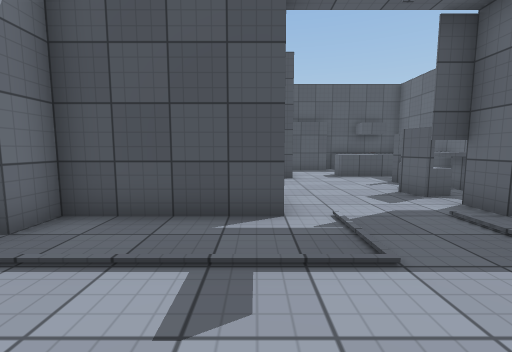
View 1 (above)

19 first-person views from a walk through a 3-D level made in the Unity game engine. The camera is 1.2 m above the floor, tilts 6° down and sees 90° across. Doors are open. The floor is counted in squares, 1 m on a side. Each view is taken from the middle of a square. On the plan, view 1 faces up. The plan holds only what a view shows up to about 12 squares ahead; the rest is blank. The place goes on beyond the plan. The player character is not drawn. Some surface patterns are stand-ins.

View 2
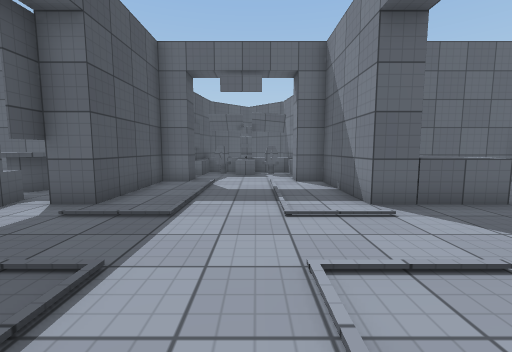

View 3
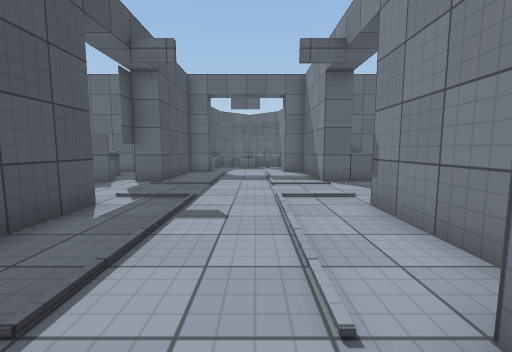

View 4
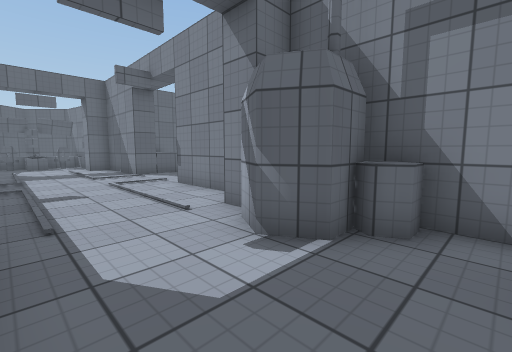

View 5
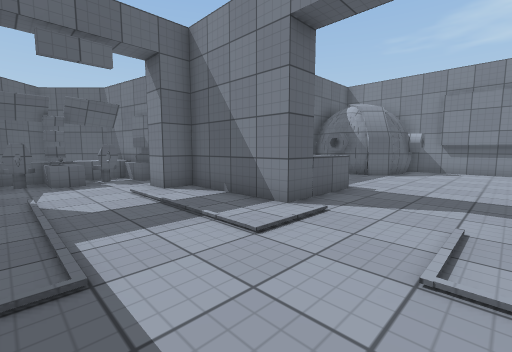

View 6
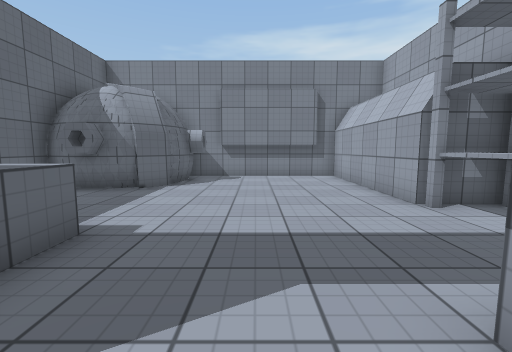

View 7
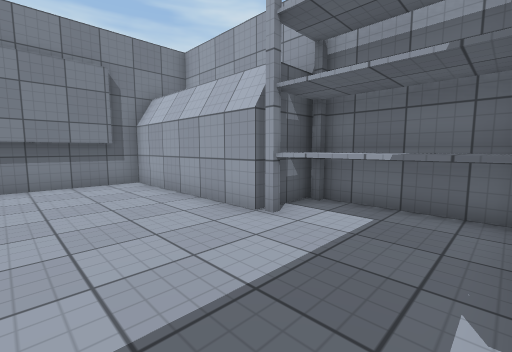

View 8
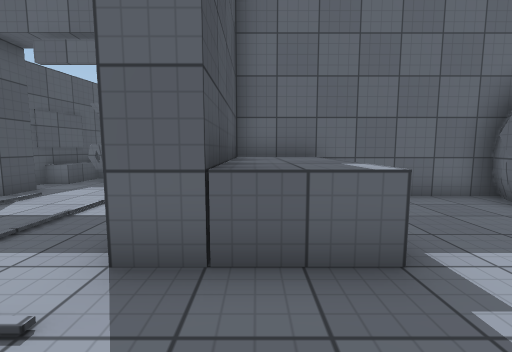

View 9
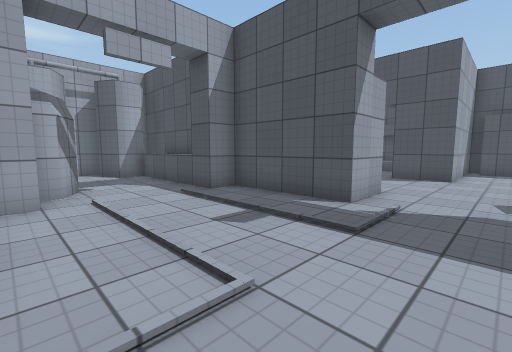

View 10
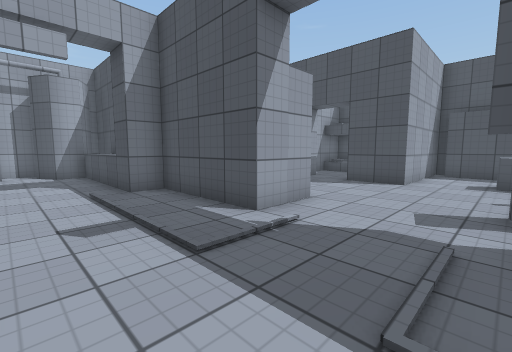

View 11
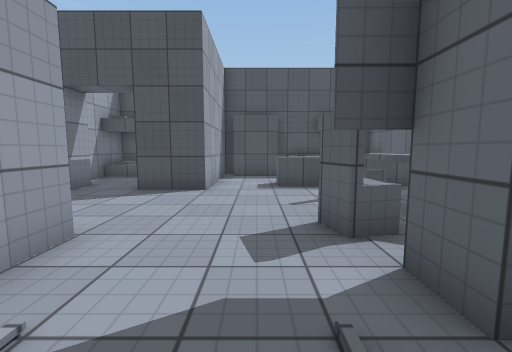

View 12
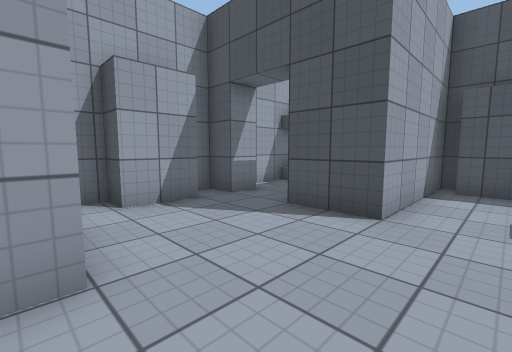

View 13
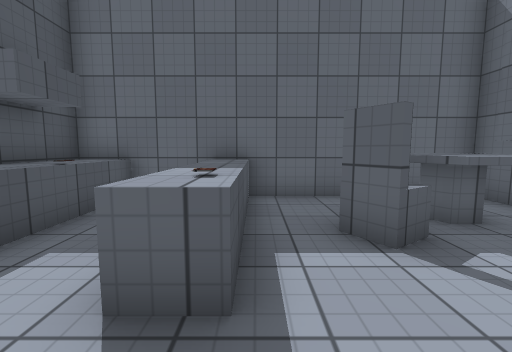

View 14
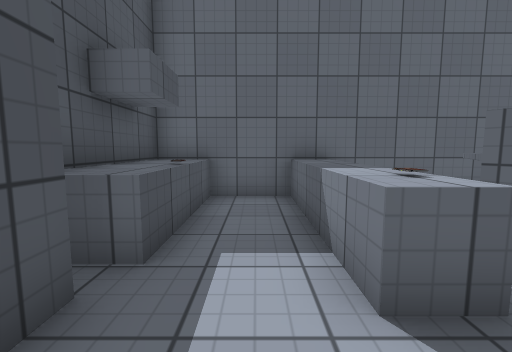

View 15
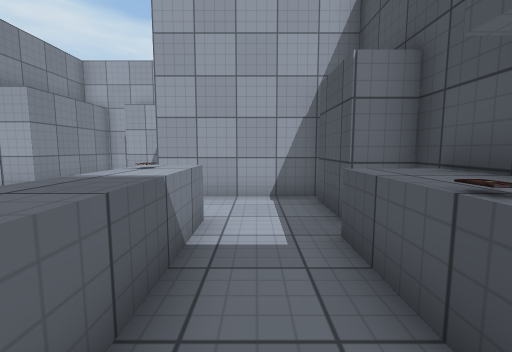

View 16
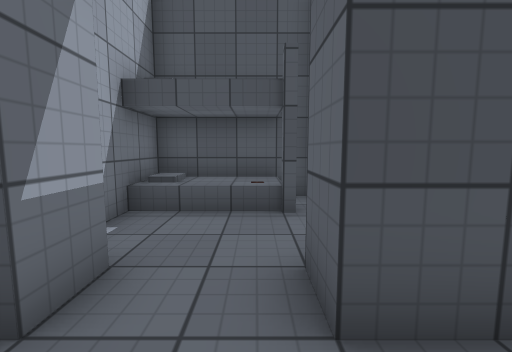

View 17
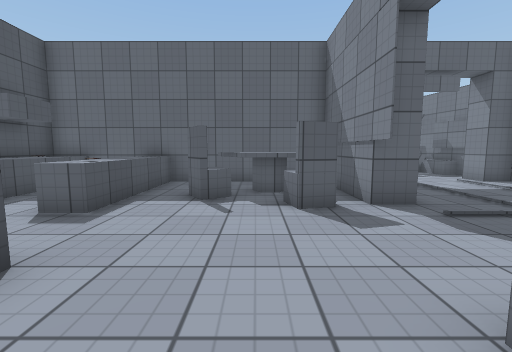

View 18
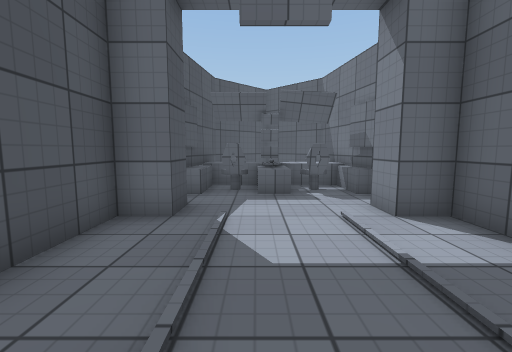

View 19
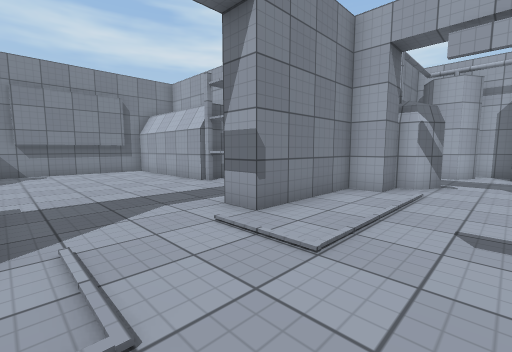

### Floor plan
Key: @ floor where view 1 was taken; # wall or solid block; x gap in a wall; . floor; D open door; = window, fence, low wall or low ledge; ^ raised ledge; O other object.
Columns run from 9 left of view 1 to 13 right of it. Each row starts with its distance up from view 1.
 16      ####    ######
 15      #O  #####^^^^#
 14      #OOOO#...^OO^#
 13      #....#.......#
 12      #....#..OO^^^#
 11      #DDD##..OO^^^#
 10      #........##. #
  9      ##.......#=^ #
  8      ##.......^^^^#
  7      #........^^^ #
  6      #####....## .#
  5 ##########DDDD#####
  4 #^^^^#............#.###
  3 #....D............D.x^^
  2 #....D............D.^^^
  1 #....D............D.^^^
  0 #..##D...@........D.x^#
 -1  .^###............#.###
 -2  #########DDDD#####
 -3      #OO......^^^^#
 -4      #OO......^^^^#
 -5      #OO........  #
 -6      #OO......... #
 -7      ###..........#
 -8        #..........#
 -9        #......#####
-10        #......#
-11        #.....##
-12        #.######
-13        ####

Positions as (right, up) in squares from view 1, and headings:
1: (0, 0), facing up
2: (-1, 1), facing right
3: (-5, 1), facing right
4: (-8, 3), facing down-right
5: (1, 3), facing down-right
6: (2, -1), facing down
7: (2, -3), facing down-left
8: (2, -3), facing right
9: (3, -1), facing up-left
10: (4, 1), facing up-left
11: (3, 3), facing up
12: (3, 6), facing up-left
13: (2, 11), facing right
14: (2, 13), facing right
15: (8, 13), facing left
16: (-1, 9), facing up
17: (-1, 8), facing right
18: (4, 2), facing right
19: (4, 2), facing down-left
